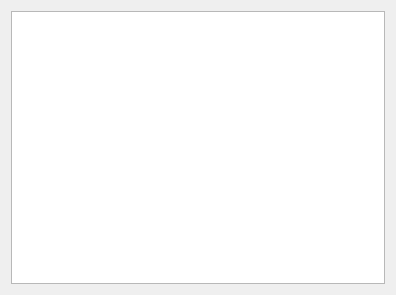
<?xml version="1.0" encoding="UTF-8"?>
<ui version="4.0">
 <class>MedicineListDialog</class>
 <widget class="QDialog" name="MedicineListDialog">
  <property name="geometry">
   <rect>
    <x>0</x>
    <y>0</y>
    <width>396</width>
    <height>295</height>
   </rect>
  </property>
  <property name="windowTitle">
   <string>Dialog</string>
  </property>
  <layout class="QGridLayout" name="gridLayout">
   <item row="0" column="0">
    <widget class="QListWidget" name="listWidget"/>
   </item>
  </layout>
 </widget>
 <resources/>
 <connections/>
</ui>
